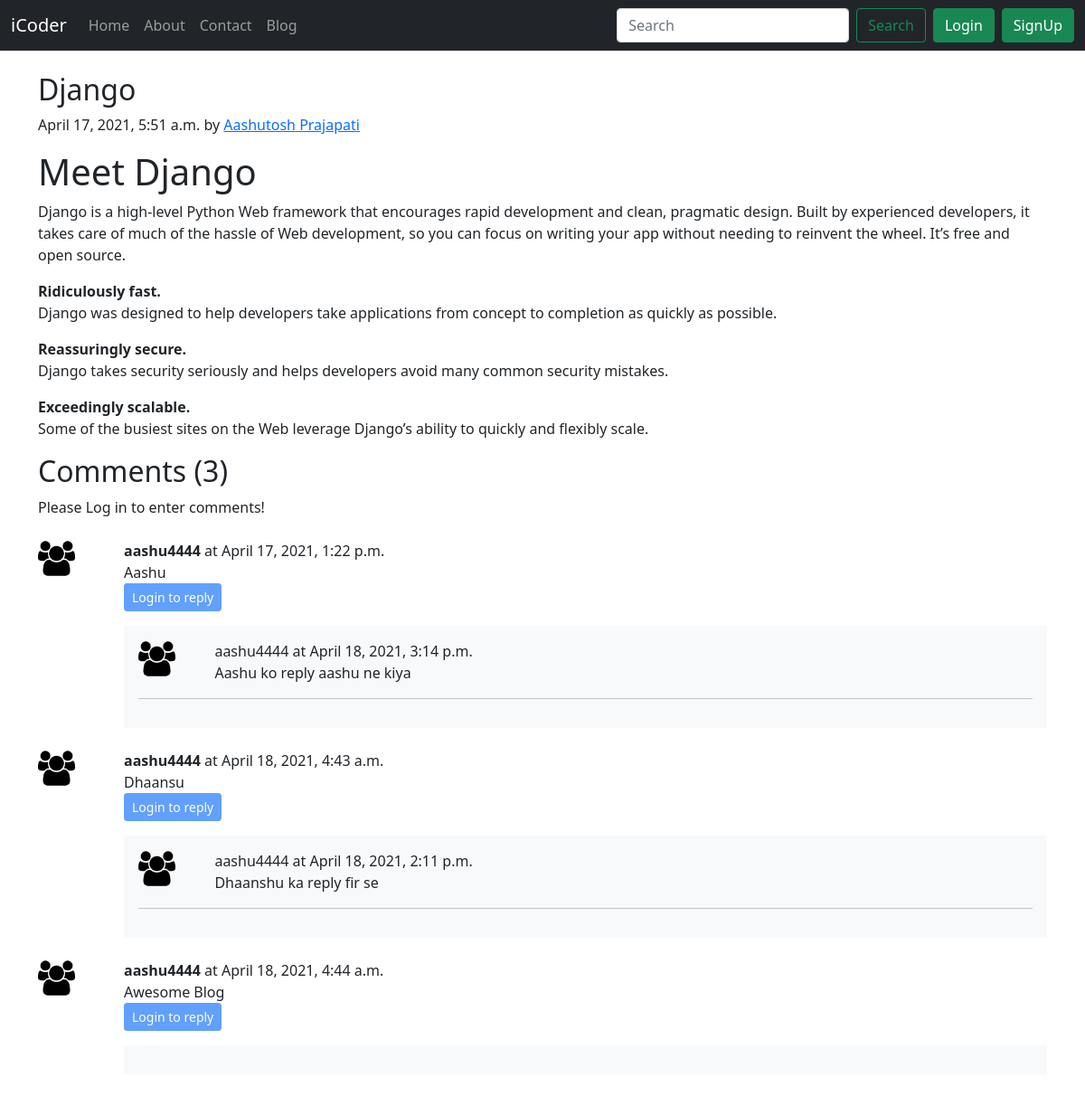
/blog/django/, run on the app's committed database.
### blog/models.py (models this page shows, shortened)
class Post(models.Model):
    postId = models.AutoField(primary_key=True,default=None, blank=True)
    title = models.CharField(max_length=255, default="")
    content = models.TextField()
    author = models.CharField(max_length=25, default="")
    timeStamp = models.DateTimeField(blank=True, default="")
    slug = models.CharField(max_length=130, default="")

class BlogComment(models.Model):
    sno = models.AutoField(primary_key=True, default=None)
    comment = models.TextField()
    user = models.ForeignKey(User, on_delete=models.CASCADE)
    post = models.ForeignKey(Post,on_delete=models.CASCADE)
    parent = models.ForeignKey("self", on_delete=models.CASCADE, null=True)
    timestamp = models.DateTimeField(default=now)
    def __str__(self):
        return f"{self.comment[:13]}... by {self.user.first_name}"

### blog/views.py (the view)
# urls.py: path('<str:slug>/', views.blogPost, name='blogPost'),
def blogPost(request, slug):
    post = Post.objects.get(slug=slug)
    comments = BlogComment.objects.filter(post=post, parent=None)
    replies = BlogComment.objects.filter(post=post).exclude(parent=None)
    replyDict = {}
    for reply in replies:
        if reply.parent.sno not in replyDict.keys():
            replyDict[reply.parent.sno] = [reply]
        else:
            replyDict[reply.parent.sno].append(reply)
    print(replyDict)
    context = {"post":post, "comments":comments, "replyDict":replyDict}
    return render(request, "blog/blogPost.html", context)

### blog/templatetags/get_dict.py (called while the page is built)
@register.filter(name="get_val")
def get_val(dict, key):
    return dict.get(key)

### templates/blog/blogPost.html (shortened to what this page needs)
{% extends 'base.html' %}
{% load static %}
{% load get_dict %}
{% block body %}
<div class="container mt-4">
        <h2 class="blog-post-title">{{post.title}}</h2>
        <p class="blog-post-meta">{{post.timeStamp}} by <a href="#">{{post.author}}</a></p>
        <p>{{post.content|safe}}</p>
</div>
<div class="container">
  <h2>Comments ({{comments|length}})</h2>
  {% if request.user.is_authenticated %}
    <form class="d-flex my-3" action="/blog/postComment" method="post">
      {% csrf_token %}
      <input type="text" name="comment" placeholder= "Enter comment here" class="form-control">
      <input type="hidden" name="postId" value="{{post.postId}}">
      <input type="hidden" name="CommentId" value="">
      <button type="submit" class="btn btn-primary mx-3">Submit</button>
    </form>
  {% else %}
    <p>Please Log in to enter comments!</p>
  {% endif %}
  {% for comment in comments %}
  <div class="row my-4">
    <div class="col-md-1"><img src="{% static 'img/user.png' %}" style="width: 41px;"></div>
    <div class="col-md-11">
      <b>{{comment.user.username}}</b> at {{comment.timestamp}}
      <div>{{comment.comment}}</div>
      {% if request.user.is_authenticated %}
      <div class="reply mx-0 mt-2">
        <p>
          <button class="btn btn-sm btn-primary" type="button" data-bs-toggle="collapse" data-bs-target="#ReplyBox{{forloop.counter}}" aria-expanded="false" aria-controls="ReplyBox{{forloop.counter}}">
            Reply
          </button>
        </p>
        <div class="collapse" id="ReplyBox{{forloop.counter}}">
          <div class="card card-body mb-3">
            <form class="d-flex" action="/blog/postComment" method="post">
              {% csrf_token %}
              <input style="flex:1;" name="comment" type="text" class="form-control" placeholder="Enter your reply here.">
              <button class="btn btn-success mx-2" type="submit">Submit Reply</button>
              <input type="hidden" name="CommentId" value="{{comment.sno}}">
              <input type="hidden" name="postId" value="{{post.postId}}" class="form-control">
            </form>
          </div>
        </div>
      {% else %}
        <p>
          <button class="btn btn-sm btn-primary" disabled>
            Login to reply
          </button>
        </p>
      {% endif %}
      <div class="replies p-3 bg-light">
          {% for reply in replyDict|get_val:comment.sno %}
              <div class="row">
              <div class="col-md-1">
                <img src="{% static 'img/user.png' %}" style="width: 41px;">
              </div>
              <div class="col-md-11">
                {{reply.user.username}} at {{reply.timestamp}}
                <div>{{reply.comment}}</div>
              </div>
            </div>
            <hr>
          {% endfor %}
      </div>
    </div>
  </div>
  {% endfor %}
</div>
{% endblock body %}

### templates/base.html (shortened to what this page needs)
<!doctype html>
<html lang="en">
<head>
  <link href="https://cdn.jsdelivr.net/npm/bootstrap@5.0.0-beta3/dist/css/bootstrap.min.css" rel="stylesheet"
>
</head>
<body>
  <nav class="navbar navbar-expand-lg navbar-dark bg-dark">
    <div class="container-fluid">
      <a class="navbar-brand" href="/">iCoder</a>
      <div class="collapse navbar-collapse" id="navbarSupportedContent">
        <ul class="navbar-nav me-auto mb-2 mb-lg-0">
          <li class="nav-item">
            <a class="nav-link {% block homeActive %}{% endblock %}" aria-current="page" href="/">Home</a>
          </li>
          <li class="nav-item">
            <a class="nav-link {% block aboutActive %}{% endblock %}" href="/about">About</a>
          </li>
          <li class="nav-item">
            <a class="nav-link {% block contactActive %}{% endblock %}" href="/contact">Contact</a>
          </li>
          <li class="nav-item">
            <a class="nav-link {% block blogActive %}{% endblock %}" href="/blog">Blog</a>
          </li>
        </ul>
        <div class="ml-auto d-flex">
        <form class="d-flex" action="/search" method="get">
          <input class="form-control me-2" type="search" placeholder="Search" aria-label="Search" name="query">
          <button class="btn btn-outline-success" type="submit">Search</button>
        </form>
        {% if not user.is_authenticated %}
          <button type="button" class="btn btn-success ms-2" data-bs-toggle="modal" data-bs-target="#LogIn">
            Login
          </button>
          <button type="button" class="btn btn-success ms-2" data-bs-toggle="modal" data-bs-target="#SignUp">
            SignUp
          </button>
        {% endif %}
        </div>
      </div>
    </div>
  </nav>
  {% block body %}
  {% endblock body %}
</body>
</html>

### data on the page
Post: title "Django", timeStamp "April 17, 2021, 5:51 a.m.", author "Aashutosh Prajapati", content "Meet Django Django is a high-level Python Web framework that encourages rapid development and clean, pragmatic design. Built by experienced developers, it takes care of much of the hassle of Web development, so you can focus on writing your app without needing to reinvent the wheel. It’s free and open source. Ridiculously fast. Django was designed to help developers take applications from concept to completion as quickly as possible. Reassuringly secure. Django takes security seriously and helps developers avoid many common security mistakes. Exceedingly scalable. Some of the busiest sites on the Web leverage Django’s ability to quickly and flexibly scale."
BlogComment: user.username "aashu4444", timestamp "April 17, 2021, 1:22 p.m.", comment "Aashu"
BlogComment: user.username "aashu4444", timestamp "April 18, 2021, 3:14 p.m.", comment "Aashu ko reply aashu ne kiya"
BlogComment: user.username "aashu4444", timestamp "April 18, 2021, 4:43 a.m.", comment "Dhaansu"
BlogComment: user.username "aashu4444", timestamp "April 18, 2021, 2:11 p.m.", comment "Dhaanshu ka reply fir se"
BlogComment: user.username "aashu4444", timestamp "April 18, 2021, 4:44 a.m.", comment "Awesome Blog"

### other printed values
{{ comments|length }} "3"
